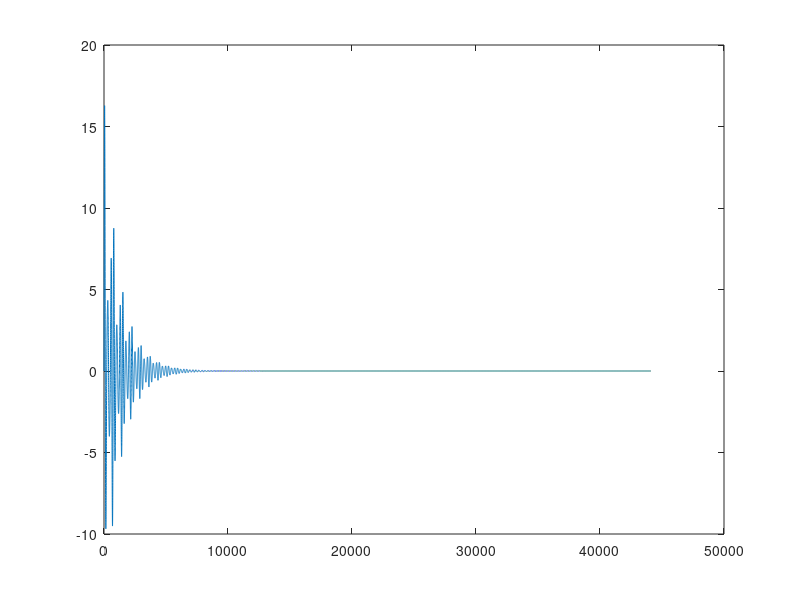

This figure's MATLAB source:
fs = 44100;
t = [0:1/fs:1];

% gain coefficients 
A = [0.99 1 0.98;
    1 0.98 0.99;
    0.99 0.99 1];

% modal frequencies and modal decay coefficients
fd =[180 30;
    240 40;
    300 60];

% modal matrix
M = [fd A];

signal = 0;
ynk = 0; % impulse response of a mode at k points

for n=1:3 % iterate through modes
    
    for k=3:5 % iteratate through points
    y = M(n,k)*exp(-M(n,2)*t).*sin(2*pi*M(n,1)*t);
    
    ynk = ynk + y;
    end
    
    signal = signal + ynk;
    
end

plot(signal);
sound(signal, fs);